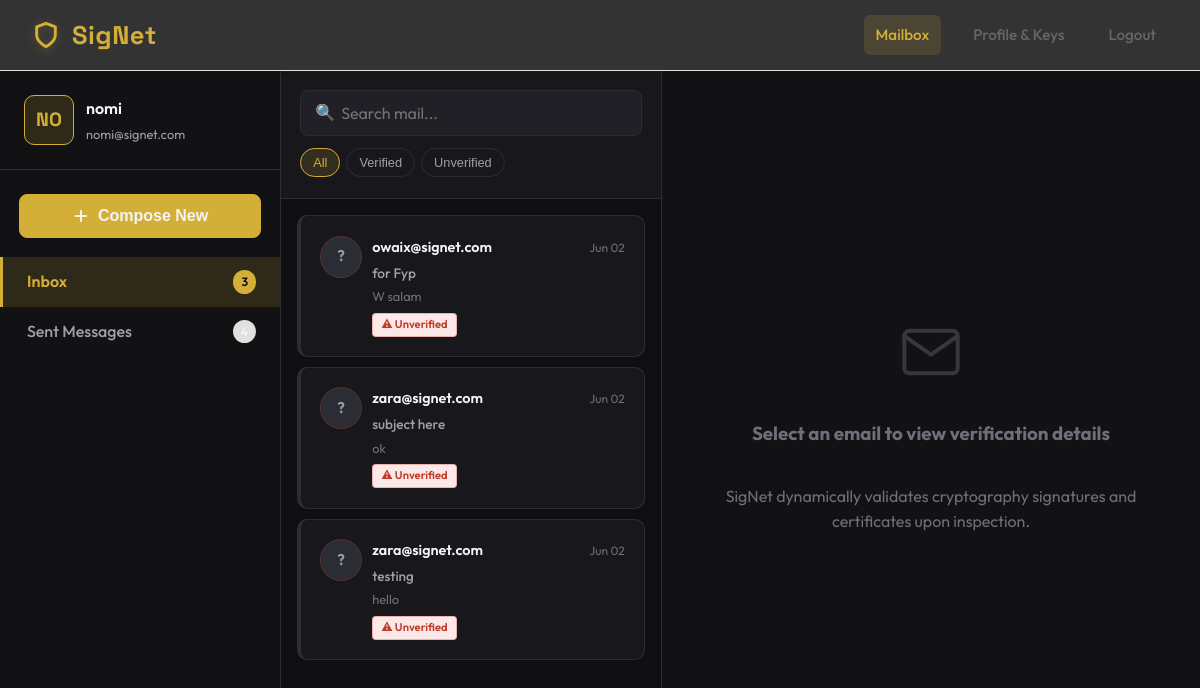
/dashboard (signed in), run on the app's committed database.
### models.py (models this page shows, shortened)
class User(db.Model):
    __tablename__ = 'users'
    id = db.Column(db.Integer, primary_key=True)
    username = db.Column(db.String(100), nullable=False)
    email = db.Column(db.String(120), unique=True, nullable=False, index=True)
    password_hash = db.Column(db.String(255), nullable=False)
    created_at = db.Column(db.DateTime, default=datetime.utcnow)
    certificates = db.relationship('Certificate', backref='user', lazy=True, cascade="all, delete-orphan")

class Email(db.Model):
    __tablename__ = 'emails'
    id = db.Column(db.Integer, primary_key=True)
    sender_email = db.Column(db.String(120), nullable=False, index=True)
    recipient_email = db.Column(db.String(120), nullable=False, index=True)
    subject = db.Column(db.String(200), nullable=False)
    body = db.Column(db.Text, nullable=False)
    signature = db.Column(db.Text, nullable=False)
    timestamp = db.Column(db.DateTime, default=datetime.utcnow)
    is_verified = db.Column(db.Boolean, default=False)

### app.py (the view)
@app.route('/dashboard')
def dashboard():
    user = get_current_user()
    if not user:
        flash("Please log in to access the mailbox.", "warning")
        return redirect(url_for('login'))
    received_emails = Email.query.filter_by(recipient_email=user.email).order_by(Email.timestamp.desc()).all()
    sent_emails = Email.query.filter_by(sender_email=user.email).order_by(Email.timestamp.desc()).all()
    inbox_items = []
    for em in received_emails:
        verified, _ = verify_email_signature(em)
        inbox_items.append({
            'obj': em,
            'is_verified': verified,
            'sender_initials': em.sender_email[:2].upper()
        })
    return render_template('dashboard.html', user=user, inbox_items=inbox_items, sent_emails=sent_emails)

### app.py (called while the page is built)
def verify_email_signature(email_obj):
    sender = User.query.filter_by(email=email_obj.sender_email).first()
    if not sender:
        return False, "Sender is not registered in SigNet. Certificate untrusted."
    cert_rec = Certificate.query.filter_by(user_id=sender.id, is_active=True).first()
    if not cert_rec:
        return False, "Sender has no active cryptographic credentials."
    payload = crypto.get_message_payload(
        email_obj.sender_email,
        email_obj.recipient_email,
        email_obj.subject,
        email_obj.body,
        email_obj.timestamp.strftime('%Y-%m-%d %H:%M:%S')
    )
    verified, msg = crypto.verify_message_signature(
        cert_rec.certificate_pem,
        payload,
        email_obj.signature
    )
    return verified, msg

@app.context_processor
def inject_now():
    return {'now': datetime.utcnow()}

def get_current_user():
    if 'user_id' in session:
        return db.session.get(User, session['user_id'])
    return None

### crypto.py (called while the page is built)
def get_message_payload(sender, recipient, subject, body, timestamp_str):
    body_normalized = body.replace('\r\n', '\n').replace('\r', '\n')
    return f"Sender: {sender}\nRecipient: {recipient}\nSubject: {subject}\nBody: {body_normalized}\nTimestamp: {timestamp_str}"

### app/templates/dashboard.html (shortened to what this page needs)
{% extends "base.html" %}
{% block content %}
<div class="dashboard-layout">
    <aside class="sidebar">
        <div class="sidebar-profile">
            <div class="sidebar-avatar">{{ user.username[:2].upper() }}</div>
            <div class="sidebar-user-info">
                <h3>{{ user.username }}</h3>
                <p>{{ user.email }}</p>
            </div>
        </div>
        <div class="compose-btn-container">
            <button class="btn btn-primary compose-btn" onclick="openComposeModal()">
                <svg width="18" height="18" viewBox="0 0 24 24" fill="none" stroke="currentColor" stroke-width="2.5" stroke-linecap="round" stroke-linejoin="round">
                    <line x1="12" y1="5" x2="12" y2="19"></line>
                    <line x1="5" y1="12" x2="19" y2="12"></line>
                </svg>
                Compose New
            </button>
        </div>
        <div class="menu-item active" id="menu-inbox" onclick="switchFolder('inbox')">
            <span>Inbox</span>
            <span class="menu-badge" id="inbox-badge">{{ inbox_items|length }}</span>
        </div>
        <div class="menu-item" id="menu-sent" onclick="switchFolder('sent')">
            <span>Sent Messages</span>
            <span class="menu-badge" style="background-color: var(--border);">{{ sent_emails|length }}</span>
        </div>
    </aside>
    <div class="dashboard-content">
        <section class="mailbox-list-panel">
            <div class="top-bar">
                <div class="search-container">
                    <input type="text" class="search-input" id="search-bar" placeholder="Search mail..." onkeyup="filterEmails()">
                    <span class="search-icon">🔍</span>
                </div>
                <div class="filter-section">
                    <button class="filter-btn active" id="filter-all" onclick="setFilter('all')">All</button>
                    <button class="filter-btn" id="filter-verified" onclick="setFilter('verified')">Verified</button>
                    <button class="filter-btn" id="filter-unverified" onclick="setFilter('unverified')">Unverified</button>
                </div>
            </div>
            <div class="email-list" id="inbox-list">
                {% if inbox_items %}
                    {% for item in inbox_items %}
                        <div class="email-item {% if not item.is_verified %}unverified{% endif %}"
                             data-id="{{ item.obj.id }}"
                             data-status="{% if item.is_verified %}verified{% else %}unverified{% endif %}"
                             onclick="loadEmail({{ item.obj.id }}, this)">
                            <div class="email-item-avatar {% if item.is_verified %}verified{% else %}unverified{% endif %}">
                                {% if item.is_verified %}
                                    {{ item.sender_initials }}
                                {% else %}
                                    ?
                                {% endif %}
                            </div>
                            <div class="email-item-details">
                                <div class="email-item-header">
                                    <span class="email-item-sender">{{ item.obj.sender_email }}</span>
                                    <span class="email-item-time">{{ item.obj.timestamp.strftime('%b %d') }}</span>
                                </div>
                                <div class="email-item-subject">{{ item.obj.subject }}</div>
                                <div class="email-item-body-preview">{{ item.obj.body[:45] }}{% if item.obj.body|length > 45 %}...{% endif %}</div>
                                <div class="email-item-badges">
                                    {% if item.is_verified %}
                                        <span class="badge badge-verified">✓ Verified</span>
                                    {% else %}
                                        <span class="badge badge-unverified">⚠ Unverified</span>
                                    {% endif %}
                                </div>
                            </div>
                        </div>
                    {% endfor %}
                {% else %}
                    <div style="text-align: center; margin-top: 3rem; color: var(--text-muted);">
                        No received messages.
                    </div>
                {% endif %}
            </div>
        </section>
        <section class="mailbox-preview-panel">
            <div class="preview-placeholder" id="placeholder-panel">
                <svg width="64" height="64" viewBox="0 0 24 24" fill="none" stroke="currentColor" stroke-width="1.5" stroke-linecap="round" stroke-linejoin="round">
                    <path d="M4 4h16c1.1 0 2 .9 2 2v12c0 1.1-.9 2-2 2H4c-1.1 0-2-.9-2-2V6c0-1.1.9-2 2-2z"></path>
                    <polyline points="22,6 12,13 2,6"></polyline>
                </svg>
                <h3>Select an email to view verification details</h3>
                <p>SigNet dynamically validates cryptography signatures and certificates upon inspection.</p>
            </div>
        </section>
    </div>
</div>
{% endblock %}

### app/templates/base.html (shortened to what this page needs)
<!DOCTYPE html>
<html lang="en">
<head>
    <link rel="stylesheet" href="{{ url_for('static', filename='css/style.css') }}">
</head>
<body>
    <header>
        <a href="/" class="logo-container">
            <svg width="28" height="28" viewBox="0 0 24 24" fill="none" stroke="currentColor" stroke-width="2.5"
                stroke-linecap="round" stroke-linejoin="round">
                <path d="M12 22s8-4 8-10V5l-8-3-8 3v7c0 6 8 10 8 10z"></path>
            </svg>
            SigNet
        </a>
        <nav class="nav-links">
            {% if session.get('user_id') %}
                <a href="{{ url_for('dashboard') }}" class="nav-link {% if request.path == '/dashboard' %}active{% endif %}">Mailbox</a>
                <a href="{{ url_for('profile') }}" class="nav-link {% if request.path == '/profile' %}active{% endif %}">Profile & Keys</a>
                <a href="{{ url_for('logout') }}" class="nav-link">Logout</a>
            {% endif %}
        </nav>
    </header>
    <main style="display: flex; flex-direction: column; flex: 1; min-height: 0;">
        {% block content %}{% endblock %}
    </main>
</body>
</html>

### data on the page
User: username "NO", username "nomi", email "nomi@signet.com"
Email: obj.sender_email "owaix@signet.com", obj.timestamp "Jun 02", obj.subject "for Fyp", obj "W salam"
Email: obj.sender_email "zara@signet.com", obj.timestamp "Jun 02", obj.subject "subject here", obj "ok"
Email: obj.sender_email "zara@signet.com", obj.timestamp "Jun 02", obj.subject "testing", obj "hello"

### other printed values
{{ inbox_items|length }} "3"
{{ sent_emails|length }} "4"
